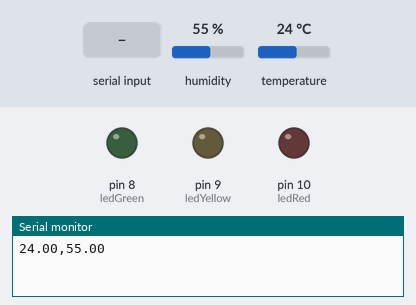
A sketch run on a simulated Arduino Uno, built with avr-gcc and run on an emulated ATmega328P. Parts: output pins drawn as LEDs (lit = HIGH), the last lines printed to the serial monitor. The inputs (shaded band) are chosen by the test bench; at power-on: humidity 55 %, temperature 24 °C.

Above: at 3.0 s.
3.1 s: "90,45\n" received over Serial
At 5.1 s:
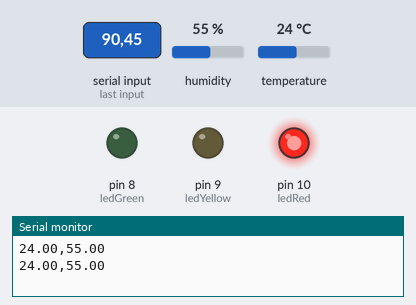
Timing chart, 0 to 6.6 s (numbered marks = the images above; inputs shaded):
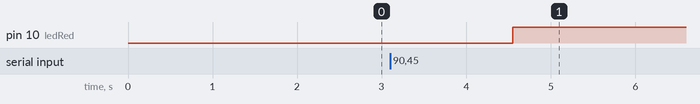

Measured:
- after the input at 3.1 s, pin 10 (ledRed): LOW → HIGH after 1.4 s

The sketch:

arduino_dht11_fire.ino
```cpp
#include <DHT.h>
#include <SoftwareSerial.h>

#define DHTPIN 2
#define DHTTYPE DHT11

DHT dht(DHTPIN, DHTTYPE);

const int ledGreen = 8;
const int ledYellow = 9;
const int ledRed = 10;

void setup() {
  Serial.begin(9600);
  dht.begin();

  pinMode(ledGreen, OUTPUT);
  pinMode(ledYellow, OUTPUT);
  pinMode(ledRed, OUTPUT);

  digitalWrite(ledGreen, LOW);
  digitalWrite(ledYellow, LOW);
  digitalWrite(ledRed, LOW);
}

void loop() {
  delay(2000);

  float temperature = dht.readTemperature();
  float humidity = dht.readHumidity();

  if (isnan(temperature) || isnan(humidity)) {
    Serial.println("ERROR");
    return;
  }

  Serial.print(temperature);
  Serial.print(",");
  Serial.println(humidity);

  // Check if Python script sent a risk probability back
  if (Serial.available() > 0) {
    float risk = Serial.parseFloat();
    updateLEDs(risk);

    // Clear the rest of the serial buffer (like newline characters)
    while (Serial.available() > 0) {
      Serial.read();
    }
  }

  delay(500);
}

void updateLEDs(float risk) {
  digitalWrite(ledGreen, LOW);
  digitalWrite(ledYellow, LOW);
  digitalWrite(ledRed, LOW);

  if (risk < 0.35) {
    digitalWrite(ledGreen, HIGH);
  } else if (risk < 0.65) {
    digitalWrite(ledYellow, HIGH);
  } else {
    digitalWrite(ledRed, HIGH);
  }
}
```
